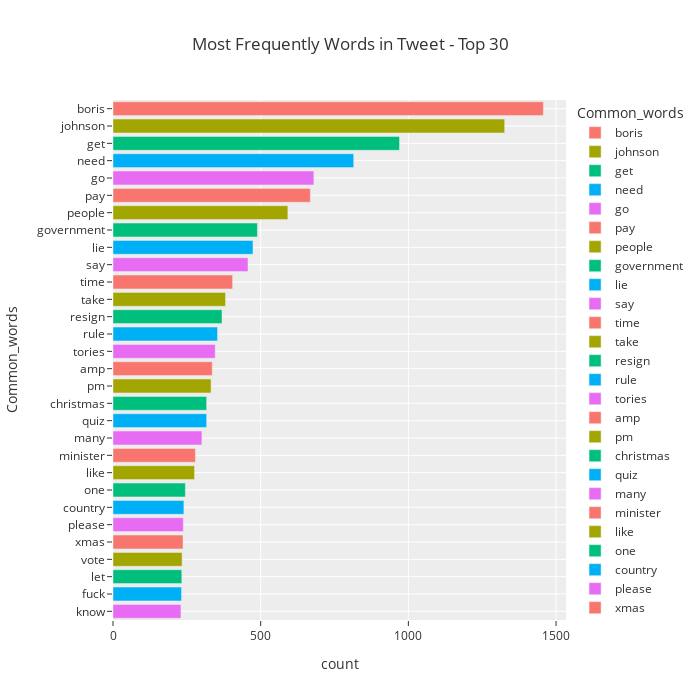

Notebook cell for this chart:
### Code cell
# Barchat of most frequent words in the tweet
fig = px.bar(temp_w, x="count", y="Common_words", title='Most Frequently Words in Tweet - Top 30', orientation='h', 
             width=700, height=700,color='Common_words', template = 'ggplot2')
fig.show()

### Figure 1 — Plotly figure (JSON) as saved in the notebook; plotly's stock layout.template omitted (floating-point values rounded to 4 significant figures)
{"data": [{"alignmentgroup": "True", "hovertemplate": "Common_words=%{y}<br>count=%{x}<extra></extra>", "legendgroup": "boris", "marker": {"color": "#F8766D"}, "name": "boris", "offsetgroup": "boris", "orientation": "h", "showlegend": true, "textposition": "auto", "type": "bar", "x": [1457], "xaxis": "x", "y": ["boris"], "yaxis": "y"}, {"alignmentgroup": "True", "hovertemplate": "Common_words=%{y}<br>count=%{x}<extra></extra>", "legendgroup": "johnson", "marker": {"color": "#A3A500"}, "name": "johnson", "offsetgroup": "johnson", "orientation": "h", "showlegend": true, "textposition": "auto", "type": "bar", "x": [1326], "xaxis": "x", "y": ["johnson"], "yaxis": "y"}, {"alignmentgroup": "True", "hovertemplate": "Common_words=%{y}<br>count=%{x}<extra></extra>", "legendgroup": "get", "marker": {"color": "#00BF7D"}, "name": "get", "offsetgroup": "get", "orientation": "h", "showlegend": true, "textposition": "auto", "type": "bar", "x": [970], "xaxis": "x", "y": ["get"], "yaxis": "y"}, {"alignmentgroup": "True", "hovertemplate": "Common_words=%{y}<br>count=%{x}<extra></extra>", "legendgroup": "need", "marker": {"color": "#00B0F6"}, "name": "need", "offsetgroup": "need", "orientation": "h", "showlegend": true, "textposition": "auto", "type": "bar", "x": [815], "xaxis": "x", "y": ["need"], "yaxis": "y"}, {"alignmentgroup": "True", "hovertemplate": "Common_words=%{y}<br>count=%{x}<extra></extra>", "legendgroup": "go", "marker": {"color": "#E76BF3"}, "name": "go", "offsetgroup": "go", "orientation": "h", "showlegend": true, "textposition": "auto", "type": "bar", "x": [680], "xaxis": "x", "y": ["go"], "yaxis": "y"}, {"alignmentgroup": "True", "hovertemplate": "Common_words=%{y}<br>count=%{x}<extra></extra>", "legendgroup": "pay", "marker": {"color": "#F8766D"}, "name": "pay", "offsetgroup": "pay", "orientation": "h", "showlegend": true, "textposition": "auto", "type": "bar", "x": [668], "xaxis": "x", "y": ["pay"], "yaxis": "y"}, {"alignmentgroup": "True", "hovertemplate": "Common_words=%{y}<br>count=%{x}<extra></extra>", "legendgroup": "people", "marker": {"color": "#A3A500"}, "name": "people", "offsetgroup": "people", "orientation": "h", "showlegend": true, "textposition": "auto", "type": "bar", "x": [592], "xaxis": "x", "y": ["people"], "yaxis": "y"}, {"alignmentgroup": "True", "hovertemplate": "Common_words=%{y}<br>count=%{x}<extra></extra>", "legendgroup": "government", "marker": {"color": "#00BF7D"}, "name": "government", "offsetgroup": "government", "orientation": "h", "showlegend": true, "textposition": "auto", "type": "bar", "x": [489], "xaxis": "x", "y": ["government"], "yaxis": "y"}, {"alignmentgroup": "True", "hovertemplate": "Common_words=%{y}<br>count=%{x}<extra></extra>", "legendgroup": "lie", "marker": {"color": "#00B0F6"}, "name": "lie", "offsetgroup": "lie", "orientation": "h", "showlegend": true, "textposition": "auto", "type": "bar", "x": [474], "xaxis": "x", "y": ["lie"], "yaxis": "y"}, {"alignmentgroup": "True", "hovertemplate": "Common_words=%{y}<br>count=%{x}<extra></extra>", "legendgroup": "say", "marker": {"color": "#E76BF3"}, "name": "say", "offsetgroup": "say", "orientation": "h", "showlegend": true, "textposition": "auto", "type": "bar", "x": [457], "xaxis": "x", "y": ["say"], "yaxis": "y"}, {"alignmentgroup": "True", "hovertemplate": "Common_words=%{y}<br>count=%{x}<extra></extra>", "legendgroup": "time", "marker": {"color": "#F8766D"}, "name": "time", "offsetgroup": "time", "orientation": "h", "showlegend": true, "textposition": "auto", "type": "bar", "x": [405], "xaxis": "x", "y": ["time"], "yaxis": "y"}, {"alignmentgroup": "True", "hovertemplate": "Common_words=%{y}<br>count=%{x}<extra></extra>", "legendgroup": "take", "marker": {"color": "#A3A500"}, "name": "take", "offsetgroup": "take", "orientation": "h", "showlegend": true, "textposition": "auto", "type": "bar", "x": [381], "xaxis": "x", "y": ["take"], "yaxis": "y"}, {"alignmentgroup": "True", "hovertemplate": "Common_words=%{y}<br>count=%{x}<extra></extra>", "legendgroup": "resign", "marker": {"color": "#00BF7D"}, "name": "resign", "offsetgroup": "resign", "orientation": "h", "showlegend": true, "textposition": "auto", "type": "bar", "x": [369], "xaxis": "x", "y": ["resign"], "yaxis": "y"}, {"alignmentgroup": "True", "hovertemplate": "Common_words=%{y}<br>count=%{x}<extra></extra>", "legendgroup": "rule", "marker": {"color": "#00B0F6"}, "name": "rule", "offsetgroup": "rule", "orientation": "h", "showlegend": true, "textposition": "auto", "type": "bar", "x": [354], "xaxis": "x", "y": ["rule"], "yaxis": "y"}, {"alignmentgroup": "True", "hovertemplate": "Common_words=%{y}<br>count=%{x}<extra></extra>", "legendgroup": "tories", "marker": {"color": "#E76BF3"}, "name": "tories", "offsetgroup": "tories", "orientation": "h", "showlegend": true, "textposition": "auto", "type": "bar", "x": [346], "xaxis": "x", "y": ["tories"], "yaxis": "y"}, {"alignmentgroup": "True", "hovertemplate": "Common_words=%{y}<br>count=%{x}<extra></extra>", "legendgroup": "amp", "marker": {"color": "#F8766D"}, "name": "amp", "offsetgroup": "amp", "orientation": "h", "showlegend": true, "textposition": "auto", "type": "bar", "x": [336], "xaxis": "x", "y": ["amp"], "yaxis": "y"}, {"alignmentgroup": "True", "hovertemplate": "Common_words=%{y}<br>count=%{x}<extra></extra>", "legendgroup": "pm", "marker": {"color": "#A3A500"}, "name": "pm", "offsetgroup": "pm", "orientation": "h", "showlegend": true, "textposition": "auto", "type": "bar", "x": [332], "xaxis": "x", "y": ["pm"], "yaxis": "y"}, {"alignmentgroup": "True", "hovertemplate": "Common_words=%{y}<br>count=%{x}<extra></extra>", "legendgroup": "christmas", "marker": {"color": "#00BF7D"}, "name": "christmas", "offsetgroup": "christmas", "orientation": "h", "showlegend": true, "textposition": "auto", "type": "bar", "x": [317], "xaxis": "x", "y": ["christmas"], "yaxis": "y"}, {"alignmentgroup": "True", "hovertemplate": "Common_words=%{y}<br>count=%{x}<extra></extra>", "legendgroup": "quiz", "marker": {"color": "#00B0F6"}, "name": "quiz", "offsetgroup": "quiz", "orientation": "h", "showlegend": true, "textposition": "auto", "type": "bar", "x": [317], "xaxis": "x", "y": ["quiz"], "yaxis": "y"}, {"alignmentgroup": "True", "hovertemplate": "Common_words=%{y}<br>count=%{x}<extra></extra>", "legendgroup": "many", "marker": {"color": "#E76BF3"}, "name": "many", "offsetgroup": "many", "orientation": "h", "showlegend": true, "textposition": "auto", "type": "bar", "x": [301], "xaxis": "x", "y": ["many"], "yaxis": "y"}, {"alignmentgroup": "True", "hovertemplate": "Common_words=%{y}<br>count=%{x}<extra></extra>", "legendgroup": "minister", "marker": {"color": "#F8766D"}, "name": "minister", "offsetgroup": "minister", "orientation": "h", "showlegend": true, "textposition": "auto", "type": "bar", "x": [279], "xaxis": "x", "y": ["minister"], "yaxis": "y"}, {"alignmentgroup": "True", "hovertemplate": "Common_words=%{y}<br>count=%{x}<extra></extra>", "legendgroup": "like", "marker": {"color": "#A3A500"}, "name": "like", "offsetgroup": "like", "orientation": "h", "showlegend": true, "textposition": "auto", "type": "bar", "x": [276], "xaxis": "x", "y": ["like"], "yaxis": "y"}, {"alignmentgroup": "True", "hovertemplate": "Common_words=%{y}<br>count=%{x}<extra></extra>", "legendgroup": "one", "marker": {"color": "#00BF7D"}, "name": "one", "offsetgroup": "one", "orientation": "h", "showlegend": true, "textposition": "auto", "type": "bar", "x": [245], "xaxis": "x", "y": ["one"], "yaxis": "y"}, {"alignmentgroup": "True", "hovertemplate": "Common_words=%{y}<br>count=%{x}<extra></extra>", "legendgroup": "country", "marker": {"color": "#00B0F6"}, "name": "country", "offsetgroup": "country", "orientation": "h", "showlegend": true, "textposition": "auto", "type": "bar", "x": [240], "xaxis": "x", "y": ["country"], "yaxis": "y"}, {"alignmentgroup": "True", "hovertemplate": "Common_words=%{y}<br>count=%{x}<extra></extra>", "legendgroup": "please", "marker": {"color": "#E76BF3"}, "name": "please", "offsetgroup": "please", "orientation": "h", "showlegend": true, "textposition": "auto", "type": "bar", "x": [238], "xaxis": "x", "y": ["please"], "yaxis": "y"}, {"alignmentgroup": "True", "hovertemplate": "Common_words=%{y}<br>count=%{x}<extra></extra>", "legendgroup": "xmas", "marker": {"color": "#F8766D"}, "name": "xmas", "offsetgroup": "xmas", "orientation": "h", "showlegend": true, "textposition": "auto", "type": "bar", "x": [237], "xaxis": "x", "y": ["xmas"], "yaxis": "y"}, {"alignmentgroup": "True", "hovertemplate": "Common_words=%{y}<br>count=%{x}<extra></extra>", "legendgroup": "vote", "marker": {"color": "#A3A500"}, "name": "vote", "offsetgroup": "vote", "orientation": "h", "showlegend": true, "textposition": "auto", "type": "bar", "x": [234], "xaxis": "x", "y": ["vote"], "yaxis": "y"}, {"alignmentgroup": "True", "hovertemplate": "Common_words=%{y}<br>count=%{x}<extra></extra>", "legendgroup": "let", "marker": {"color": "#00BF7D"}, "name": "let", "offsetgroup": "let", "orientation": "h", "showlegend": true, "textposition": "auto", "type": "bar", "x": [233], "xaxis": "x", "y": ["let"], "yaxis": "y"}, {"alignmentgroup": "True", "hovertemplate": "Common_words=%{y}<br>count=%{x}<extra></extra>", "legendgroup": "fuck", "marker": {"color": "#00B0F6"}, "name": "fuck", "offsetgroup": "fuck", "orientation": "h", "showlegend": true, "textposition": "auto", "type": "bar", "x": [232], "xaxis": "x", "y": ["fuck"], "yaxis": "y"}, {"alignmentgroup": "True", "hovertemplate": "Common_words=%{y}<br>count=%{x}<extra></extra>", "legendgroup": "know", "marker": {"color": "#E76BF3"}, "name": "know", "offsetgroup": "know", "orientation": "h", "showlegend": true, "textposition": "auto", "type": "bar", "x": [230], "xaxis": "x", "y": ["know"], "yaxis": "y"}], "layout": {"barmode": "relative", "height": 700, "legend": {"title": {"text": "Common_words"}, "tracegroupgap": 0}, "title": {"text": "Most Frequently Words in Tweet - Top 30"}, "width": 700, "xaxis": {"anchor": "y", "domain": [0, 1], "title": {"text": "count"}}, "yaxis": {"anchor": "x", "categoryarray": ["know", "fuck", "let", "vote", "xmas", "please", "country", "one", "like", "minister", "many", "quiz", "christmas", "pm", "amp", "tories", "rule", "resign", "take", "time", "say", "lie", "government", "people", "pay", "go", "need", "get", "johnson", "boris"], "categoryorder": "array", "domain": [0, 1], "title": {"text": "Common_words"}}}}
